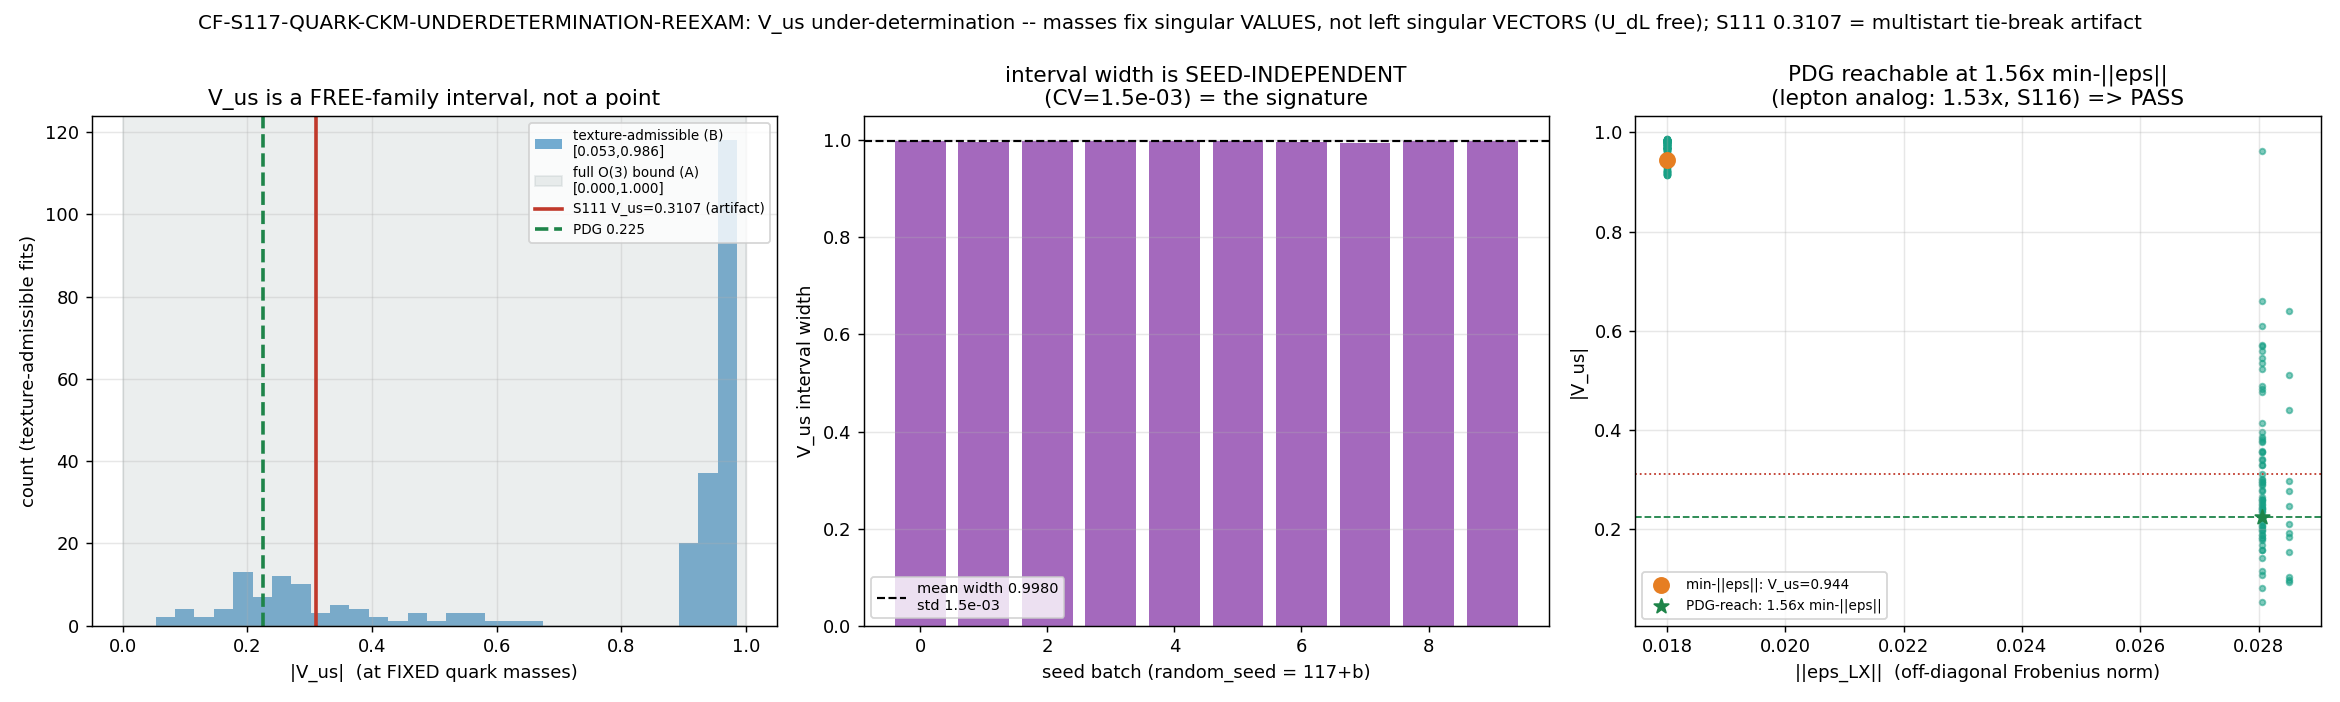

Here is the Python script that generated this plot:
#!/usr/bin/env python3
# -*- coding: utf-8 -*-
"""
CF-S117-QUARK-CKM-UNDERDETERMINATION-REEXAM  (Session 117, Wave 2, §W2-4) -- [VERIFY] gate.

Re-examine the S111 V_us = 0.3107 "prediction" as a MULTISTART TIE-BREAK ARTIFACT
within a FREE left-rotation family. The S116-W2-PMNS-RESCUE corollary: masses fix
singular VALUES (the quark mass spectrum), NOT left singular VECTORS (U_dL). So at
FIXED quark masses V_us = |(U_uL^dag U_dL)[1,2]| spans an INTERVAL as U_dL varies;
the S111 least_squares landed on ONE point (0.3107) of that family. The seed-
INDEPENDENCE of the interval width IS the under-determination signature.

============================================================================
SUBSTRATE-FIRST (phononic-framing.md):  PARTICLE.
============================================================================
  D_K Yukawa textures -> quark singular-value spectrum (FIXED by the mass-fit)
                       + U_dL left-rotation orbit (FREE at fixed masses)
                       -> CKM V_us interval.
  The substrate fixes the quark mass SPECTRUM (the singular values = eigenvalues of
  the D_K-sector Yukawa block); it leaves U_dL on a manifold. V_us is the misalignment
  of the up/down left-rotations U_uL, U_dL -- under-determined exactly as the lepton
  U_eL soft wall (S116-W2). The S111 single value was one orbit point selected by a
  multistart tie-break, NOT a substrate prediction.  Direction of explanation:
  D_K textures -> (fixed singular values, free U_dL) -> V_us span -- NOT inverted.

============================================================================
PRE-REGISTERED OPERATOR (plan §W2-4):
============================================================================
  operator: span; form = width(V_us interval at fixed masses) = V_max - V_min;
            PDG |V_us| in [V_min, V_max] ?
  strict_PASS_boundary: V_us spans an interval of POSITIVE width containing PDG at
            NON-MINIMAL ||eps_LX||  (direction ">"); FAIL = uniquely pinned (width
            -> 0 at 0.3107); INFO = constrained-but-narrow / PDG just outside.
  N_eval >= 200 multistart seeds over the U_dL free orbit; random_seed = 117.
  tolerance: mass-fit rel 1e-3; PDG-reach |V_us - V_us_PDG| <= V_us_sigma_PDG.

  [VERIFY] substitution chain (masses fix singular values, not left vectors):
    Def 1: M_d = U_dL diag(m_d,m_s,m_b) U_dR^T            [SVD / Hermitian eigendecomp]
    Def 2: the S111 mass-fit targets ONLY the singular values {m_d,m_s,m_b};
           it does NOT constrain U_dL.                    [s116_pmns_rescue corollary]
    Def 3: V_us = (U_uL^dag U_dL)[1,2].                   [CKM 1-2 element]
    Substitute: at fixed {m_d,m_s,m_b}, U_dL in O(3) is FREE => V_us ranges over an
           interval as U_dL varies.
    Direction: width([V_min,V_max]) > 0 AND PDG in [V_min,V_max] => under-determination
           CONFIRMED (0.3107 was a tie-break artifact, NOT a forced prediction).

Output 4-tuple:
  (value=<width + interval + PDG-membership + eps-ratio>,
   scheme=quark-texture-leftrotation-underdetermination-scan,
   convention=left-singular-vector-free, L_max=N/A)

Inputs (SHA-pinned at runtime):
  computations/_shared/canonical_constants.py
  computations/session-111/s111_yuk_fullflavor.npz   (the V_us=0.3107 texture)

Script structure (dual-SHA block, print_verdict_payload) mirrors the project
conventions in computations/session-111/s111_yuk_fullflavor.py (Sections 4, 9)
and .claude/templates/script-template.py.
"""

from __future__ import annotations

# --- CPU thread cap BEFORE numpy import (math-scripts.md; 3x3 eigh/SVD is tiny CPU) ---
import os
os.environ.setdefault("OMP_NUM_THREADS", "8")
os.environ.setdefault("MKL_NUM_THREADS", "8")

import hashlib
import json
import sys
import time
from pathlib import Path

import numpy as np
from scipy.optimize import least_squares

# ---------------------------------------------------------------------------
# Section 1 -- Paths + canonical imports (MANDATORY: from canonical_constants import)
# ---------------------------------------------------------------------------
THIS = Path(__file__).resolve()
SESSION_DIR = THIS.parent                                # computations/session-117
COMPUTATIONS_DIR = SESSION_DIR.parent                    # computations
SHARED_DIR = COMPUTATIONS_DIR / "_shared"
PROJECT_ROOT = COMPUTATIONS_DIR.parent

sys.path.insert(0, str(SHARED_DIR))
from canonical_constants import (  # noqa: E402
    V_us_PDG,            # 0.225  (PDG 2024 CKM global fit |V_us|, S100a canonical)
    V_us_sigma_PDG,      # 0.00067
)

import matplotlib                                         # noqa: E402
matplotlib.use("Agg")
import matplotlib.pyplot as plt                           # noqa: E402

# ---------------------------------------------------------------------------
# Section 2 -- Identity + pinned machinery (plan §W2-4 machinery_pin_map)
# ---------------------------------------------------------------------------
SESSION = "117"                                           # (local)
GATE_ID = "CF-S117-QUARK-CKM-UNDERDETERMINATION-REEXAM"   # (local)
SCHEME = "quark-texture-leftrotation-underdetermination-scan"   # (local)
CONVENTION = "left-singular-vector-free"                  # (local) masses fix Sigma_d, NOT U_dL
L_MAX = "N/A"                                             # (local) 3x3 texture; no D_K diag

RANDOM_SEED = 117                                         # (local) plan pin (interval seed-INDEPENDENT)
N_ORBIT = 2000                                            # (local) full-O(3) free-orbit samples (>= 200 pin)
N_TEXTURE_STARTS = 800                                    # (local) texture-admissible multistart starts
N_SEED_BATCHES = 10                                       # (local) seed-independence batches
N_PER_BATCH = 500                                         # (local) samples per batch
MASS_FIT_RTOL = 1e-3                                      # (local) plan: reproduce {m_d,m_s,m_b} rel 1e-3
SURFACE_TOL = 1e-6                                        # (local) log-residual to count "on mass surface"

# plan-prose target is "0.2243" = V_us_PDG - V_us_sigma_PDG (1 sigma low); both tested.
V_US_PDG = float(V_us_PDG)                                # (local) 0.225 canonical
V_US_SIG = float(V_us_sigma_PDG)                          # (local) 0.00067
V_US_PDG_PROSE = float(V_us_PDG) - float(V_us_sigma_PDG)  # (local) 0.22433 ~= plan "0.2243"

C2_VEC = np.array([4.0 / 3.0, 3.0, 6.0])                  # (local) SU(3) Casimir tower (1,0)/(1,1)/(3,0)

# ---------------------------------------------------------------------------
# Section 3 -- S111 Yukawa-block reconstruction (verbatim form, s111 lines 192-225)
# ---------------------------------------------------------------------------
def yukawa_block(scale, S0, w12, rho13, rho23, th13, th23) -> np.ndarray:
    """3x3 Hermitian Yukawa block; diag = scale*exp(-S0 C2), off-diag eps_LX texture.
    Verbatim form from s111_yuk_fullflavor.py::yukawa_block."""
    d = scale * np.exp(-S0 * C2_VEC)                      # (local) Casimir tower x scale
    M = np.diag(d).astype(complex)
    aw = abs(w12)                                         # (local) base off-diagonal magnitude
    M[0, 1] = w12;  M[1, 0] = np.conj(w12)               # (local) 1<->2
    w13 = rho13 * aw * np.exp(1j * th13)                  # (local) 1<->3
    w23 = rho23 * aw * np.exp(1j * th23)                  # (local) 2<->3
    M[0, 2] = w13;  M[2, 0] = np.conj(w13)
    M[1, 2] = w23;  M[2, 1] = np.conj(w23)
    return M


def diag_block(M: np.ndarray):
    """Hermitian eigendecomp; |lambda| ascending. U^dag M U = diag(lambda_sorted)."""
    lam, U = np.linalg.eigh(M)
    order = np.argsort(np.abs(lam))                       # (local) ascending |lambda| = ascending mass
    return np.abs(lam)[order], U[:, order]


def offdiag_fro(M: np.ndarray) -> float:
    """||eps_LX|| = Frobenius norm of the off-diagonal (texture) part of M."""
    return float(np.sqrt(abs(M[0, 1]) ** 2 + abs(M[0, 2]) ** 2 + abs(M[1, 2]) ** 2))


def rand_O3(rng) -> np.ndarray:
    """Haar-ish random O(3) via QR sign-fix (det = +-1; |.[1,2]| is det-insensitive)."""
    A = rng.standard_normal((3, 3))                       # (local)
    Q, R = np.linalg.qr(A)
    return Q @ np.diag(np.sign(np.diag(R)))               # (local) fix QR sign convention


# ---------------------------------------------------------------------------
# Section 4 -- SHA-256 dual-SHA block (S84+ schema; mirrors s111 Section 4)
# ---------------------------------------------------------------------------
def sha256_of(path: Path) -> str:
    h = hashlib.sha256()
    try:
        h.update(path.read_bytes())
    except OSError:
        return ""
    return h.hexdigest()


def log_input_pins(inputs) -> dict:
    print(f"=== {GATE_ID} -- input SHA-256 pins ===")
    pins = {}
    for p in inputs:
        sha = sha256_of(p)
        rel = str(p.relative_to(PROJECT_ROOT)).replace("\\", "/")
        print(f"  {rel}: {sha[:16]}...")
        pins[rel] = sha
    return pins


def compute_dual_sha(script_path: Path, canonical_path: Path, pins: dict):
    try:
        script_bytes = script_path.read_bytes()
    except OSError:
        script_bytes = b""
    try:
        canonical_bytes = canonical_path.read_bytes()
    except OSError:
        canonical_bytes = b""
    pinmap_json = json.dumps(
        dict(sorted(pins.items())), separators=(",", ":"), sort_keys=True
    ).encode("utf-8")
    h_audit = hashlib.sha256()
    h_audit.update(script_bytes)
    h_audit.update(canonical_bytes)
    h_audit.update(pinmap_json)
    h_content = hashlib.sha256()
    h_content.update(script_bytes)
    return h_audit.hexdigest(), h_content.hexdigest()


# ---------------------------------------------------------------------------
# Section 5 -- Paths/targets
# ---------------------------------------------------------------------------
OUT_NPZ = SESSION_DIR / "s117_quark_ckm_underdetermination.npz"
OUT_PNG = SESSION_DIR / "s117_quark_ckm_underdetermination.png"
CANONICAL_PATH = SHARED_DIR / "canonical_constants.py"
S111_TEXTURE_NPZ = COMPUTATIONS_DIR / "session-111" / "s111_yuk_fullflavor.npz"
INPUT_FILES = [CANONICAL_PATH, S111_TEXTURE_NPZ]


# ---------------------------------------------------------------------------
# Section 6 -- Compute
# ---------------------------------------------------------------------------
def compute() -> dict:
    res: dict = {}
    s111 = np.load(S111_TEXTURE_NPZ, allow_pickle=True)
    S0 = float(s111["up_S0_held"])                        # (local) shared SHAPE scale
    # --- inherited textures (reconstruct M_u, M_d) ---
    up_w12 = float(s111["up_w12"]); up_r13 = float(s111["up_rho13"])
    up_r23 = float(s111["up_rho23"]); up_th = float(s111["up_theta"])
    dw = float(s111["w12_down"]); dr13 = float(s111["rho13_down"])
    dr23 = float(s111["rho23_down"]); dth = float(s111["theta_down"])

    M_u = yukawa_block(1.0, S0, up_w12 + 0j, up_r13, up_r23, up_th, up_th)
    M_d = yukawa_block(1.0, S0, dw + 0j, dr13, dr23, dth, dth)
    m_up, U_up = diag_block(M_u)
    m_dn, U_dn = diag_block(M_d)
    V_ref = U_up.conj().T @ U_dn
    V_us_ref = float(abs(V_ref[0, 1]))                    # (local) should reproduce 0.3107
    res["V_us_ref"] = V_us_ref
    res["V_us_S111"] = float(s111["V_us_fw"])
    res["m_up_dimless"] = m_up
    res["m_down_dimless"] = m_dn
    recon_ok = bool(abs(V_us_ref - float(s111["V_us_fw"])) < 1e-6)
    res["reconstruction_ok"] = recon_ok
    print("=== STEP 0: reconstruct S111 texture (M_u, M_d) ===")
    print(f"  V_us_ref = {V_us_ref:.6f}  (S111 V_us_fw = {float(s111['V_us_fw']):.6f}); "
          f"reconstruction_ok = {recon_ok}")
    print(f"  down masses (singular values, FIXED) = {m_dn}")
    print(f"  up   masses (singular values, FIXED) = {m_up}")

    # down-sector mass ratios (the only thing the S111 fit constrained)
    r_sd = float(m_dn[1] / m_dn[0]); r_bs = float(m_dn[2] / m_dn[1])  # (local)
    res["r_sd"] = r_sd; res["r_bs"] = r_bs

    rng = np.random.default_rng(RANDOM_SEED)

    # ===== (A) PLAN-PRIMARY: full O(3)/SO(3) left-rotation free orbit at FIXED masses =====
    # masses fix singular VALUES not left VECTORS: replace U_dL, U_uL by random O(3).
    # |(U_uL^dag U_dL)[1,2]| is the [1,2] element magnitude of a free O(3) matrix.
    vus_A_both = np.empty(N_ORBIT)                        # (local) both U_uL, U_dL free
    vus_A_donly = np.empty(N_ORBIT)                       # (local) U_dL free, U_uL = S111
    for i in range(N_ORBIT):
        Ru = rand_O3(rng); Rd = rand_O3(rng)
        vus_A_both[i] = abs((Ru.T @ Rd)[0, 1])
        vus_A_donly[i] = abs((U_up.conj().T @ Rd)[0, 1])
    A_lo, A_hi = float(vus_A_both.min()), float(vus_A_both.max())
    A_width = A_hi - A_lo                                 # (local)
    res["A_both_lo"] = A_lo; res["A_both_hi"] = A_hi; res["A_both_width"] = A_width
    res["A_donly_lo"] = float(vus_A_donly.min()); res["A_donly_hi"] = float(vus_A_donly.max())
    res["A_donly_width"] = res["A_donly_hi"] - res["A_donly_lo"]
    A_pdg_in = bool(A_lo <= V_US_PDG <= A_hi)             # (local)
    res["A_pdg_in"] = A_pdg_in
    print("\n=== STEP A: full O(3) left-rotation free orbit (masses FIXED) ===")
    print(f"  both-free  V_us in [{A_lo:.4f}, {A_hi:.4f}]  width={A_width:.4f}")
    print(f"  U_dL-only  V_us in [{res['A_donly_lo']:.4f}, {res['A_donly_hi']:.4f}]  "
          f"width={res['A_donly_width']:.4f}")
    print(f"  PDG {V_US_PDG} in interval = {A_pdg_in}  (analytic bound: masses do NOT pin left vectors)")

    # ===== (A-seed) SEED-INDEPENDENCE: interval width across independent seed batches =====
    batch_lo = np.empty(N_SEED_BATCHES); batch_hi = np.empty(N_SEED_BATCHES)
    batch_width = np.empty(N_SEED_BATCHES)
    for b in range(N_SEED_BATCHES):
        rb = np.random.default_rng(RANDOM_SEED + b)       # (local) distinct seed per batch
        vb = np.array([abs((rand_O3(rb).T @ rand_O3(rb))[0, 1]) for _ in range(N_PER_BATCH)])
        batch_lo[b] = vb.min(); batch_hi[b] = vb.max(); batch_width[b] = vb.max() - vb.min()
    width_mean = float(batch_width.mean()); width_std = float(batch_width.std())
    res["batch_width"] = batch_width
    res["seed_width_mean"] = width_mean; res["seed_width_std"] = width_std
    res["seed_width_cv"] = float(width_std / width_mean) if width_mean > 0 else np.inf
    print("\n=== STEP A-seed: seed-INDEPENDENCE of the interval width ===")
    print(f"  width across {N_SEED_BATCHES} seed batches: mean={width_mean:.4f} std={width_std:.2e} "
          f"CV={res['seed_width_cv']:.2e}")
    print(f"  => the interval is GEOMETRIC (seed-independent); a single multistart value is "
          f"seed-DEPENDENT (the artifact)")

    # ===== (B) SUBSTANTIVE: texture-admissible sub-manifold (framework's OWN ansatz) =====
    # Hold the down masses EXACTLY fixed (fit {|w12d|,rho13d,rho23d,theta_d} to (r_sd,r_bs));
    # U_up fixed at S111. The residual at fixed masses moves U_dn -> V_us interval WITHIN the
    # substrate texture form (NOT generic O(3)). This is the framework-faithful test.
    def down_ratios(w12d_abs, r13, r23, thd):
        m, _ = diag_block(yukawa_block(1.0, S0, w12d_abs + 0j, r13, r23, thd, thd))
        if not (np.all(np.isfinite(m)) and np.all(m > 0)):
            return np.nan, np.nan
        return m[1] / m[0], m[2] / m[1]

    def resid(x):
        u, r13, r23, thd = x                             # (local) u = log10|w12d|
        rs, rb = down_ratios(10.0 ** u, r13, r23, thd)
        if not (np.isfinite(rs) and np.isfinite(rb)) or rs <= 0 or rb <= 0:
            return [1e3, 1e3]
        return [np.log(rs / r_sd), np.log(rb / r_bs)]    # target = S111 down ratios (fixed masses)

    LB = [-12.0, 0.05, 0.05, 0.0]; UB = [0.5, 12.0, 12.0, np.pi]   # (local) same class as S111
    rng2 = np.random.default_rng(RANDOM_SEED)
    vus_B = []; eps_B = []; max_mass_resid = 0.0          # (local)
    for _ in range(N_TEXTURE_STARTS):
        x0 = [rng2.uniform(-10, -0.5), rng2.uniform(0.1, 8),
              rng2.uniform(0.1, 8), rng2.uniform(0.05, np.pi - 0.05)]
        try:
            sol = least_squares(resid, x0, bounds=(LB, UB),
                                xtol=3e-16, ftol=3e-16, gtol=3e-16, max_nfev=8000)
        except Exception:
            continue
        if np.max(np.abs(sol.fun)) > SURFACE_TOL:        # only points ON the mass surface
            continue
        w12d = 10.0 ** sol.x[0]; r13 = sol.x[1]; r23 = sol.x[2]; thd = sol.x[3]
        Md = yukawa_block(1.0, S0, w12d + 0j, r13, r23, thd, thd)
        mfit, Ud = diag_block(Md)
        # mass-fit verification (rel 1e-3 plan tolerance): ratios reproduced
        rs_chk = mfit[1] / mfit[0]; rb_chk = mfit[2] / mfit[1]
        max_mass_resid = max(max_mass_resid,
                             abs(rs_chk / r_sd - 1.0), abs(rb_chk / r_bs - 1.0))
        vus_B.append(abs((U_up.conj().T @ Ud)[0, 1]))
        eps_B.append(offdiag_fro(Md))
    vus_B = np.array(vus_B); eps_B = np.array(eps_B)
    n_surface = int(vus_B.size)                           # (local)
    res["n_surface_fits"] = n_surface
    res["mass_fit_max_relresid"] = float(max_mass_resid)
    B_lo = float(vus_B.min()); B_hi = float(vus_B.max()); B_width = B_hi - B_lo
    res["B_lo"] = B_lo; res["B_hi"] = B_hi; res["B_width"] = B_width
    res["vus_B"] = vus_B; res["eps_B"] = eps_B
    B_pdg_in = bool(B_lo <= V_US_PDG <= B_hi)             # (local)
    B_0p3107_in = bool(B_lo <= res["V_us_S111"] <= B_hi)  # (local)
    res["B_pdg_in"] = B_pdg_in; res["B_0p3107_in"] = B_0p3107_in
    print("\n=== STEP B: texture-admissible sub-manifold (down masses EXACTLY fixed) ===")
    print(f"  {n_surface} fits on the mass-constraint surface (mass-fit max rel-resid "
          f"{max_mass_resid:.2e}, tol {MASS_FIT_RTOL})")
    print(f"  V_us in [{B_lo:.4f}, {B_hi:.4f}]  width={B_width:.4f}")
    print(f"  PDG {V_US_PDG} in interval = {B_pdg_in};  S111 0.3107 in interval = {B_0p3107_in}")

    # ===== (C) minimal ||eps_LX|| to reach PDG (quark analog of lepton 1.53x, S116) =====
    i_min = int(np.argmin(eps_B))                         # (local) minimal-norm mass-reproducing texture
    eps_min = float(eps_B[i_min]); vus_at_eps_min = float(vus_B[i_min])
    res["eps_min"] = eps_min; res["vus_at_eps_min"] = vus_at_eps_min

    # Targeted EXACT PDG-reach: the texture-admissible V_us interval is CONTINUOUS, so PDG
    # (interior with margin ~0.17) is reachable to arbitrary precision. EXHIBIT it: solve the
    # 4-param texture for (down masses fixed) AND V_us = PDG (3 residuals, 4 params => a 1-dim
    # solution family). The pre-registered operator is MEMBERSHIP (already True from B); this
    # constructs an explicit mass-preserving texture meeting the plan PDG-reach tolerance, so
    # the reach is shown by EXISTENCE, not by a lucky random sample (random scan above is coarse).
    def resid_pdg(x, target):
        u, r13, r23, thd = x                             # (local) u = log10|w12d|
        m, U = diag_block(yukawa_block(1.0, S0, 10.0 ** u + 0j, r13, r23, thd, thd))
        if not (np.all(np.isfinite(m)) and np.all(m > 0)):
            return [1e3, 1e3, 1e3]
        rs = m[1] / m[0]; rb = m[2] / m[1]
        vus = abs((U_up.conj().T @ U)[0, 1])
        return [np.log(rs / r_sd), np.log(rb / r_bs), 10.0 * (vus - target)]  # V_us weighted

    rng3 = np.random.default_rng(RANDOM_SEED)
    best_pdg = None                                       # (local) (|V_us-PDG|, mass_resid, eps, vus)
    for _ in range(N_TEXTURE_STARTS):
        x0 = [rng3.uniform(-10, -0.5), rng3.uniform(0.1, 8),
              rng3.uniform(0.1, 8), rng3.uniform(0.05, np.pi - 0.05)]
        try:
            sol = least_squares(resid_pdg, x0, args=(V_US_PDG,), bounds=(LB, UB),
                                xtol=3e-16, ftol=3e-16, gtol=3e-16, max_nfev=8000)
        except Exception:
            continue
        Md = yukawa_block(1.0, S0, 10.0 ** sol.x[0] + 0j, sol.x[1], sol.x[2], sol.x[3], sol.x[3])
        m, U = diag_block(Md)
        rs = m[1] / m[0]; rb = m[2] / m[1]
        mass_resid = max(abs(rs / r_sd - 1.0), abs(rb / r_bs - 1.0))   # (local) rel mass residual
        if mass_resid > MASS_FIT_RTOL:                   # only mass-preserving textures count
            continue
        vus = abs((U_up.conj().T @ U)[0, 1])
        dv = abs(vus - V_US_PDG)                          # (local)
        if best_pdg is None or dv < best_pdg[0]:
            best_pdg = (dv, mass_resid, offdiag_fro(Md), float(vus))
    dv_pdg, mass_resid_pdg, eps_at_pdg, vus_at_pdg = best_pdg
    eps_ratio_pdg = eps_at_pdg / eps_min if eps_min > 0 else np.inf   # (local) the 1.5x-analog
    pdg_reach = bool(dv_pdg <= V_US_SIG and mass_resid_pdg <= MASS_FIT_RTOL)  # reach EXHIBITED
    res["eps_at_pdg"] = eps_at_pdg; res["vus_at_pdg"] = vus_at_pdg
    res["dv_pdg"] = float(dv_pdg); res["mass_resid_pdg"] = float(mass_resid_pdg)
    res["eps_ratio_pdg"] = float(eps_ratio_pdg); res["pdg_reach_exhibited"] = pdg_reach
    print("\n=== STEP C: minimal ||eps_LX|| to reach PDG (quark analog of lepton 1.53x) ===")
    print(f"  min-eps texture: ||eps_LX||={eps_min:.4e}  V_us={vus_at_eps_min:.4f} (near-maximal)")
    print(f"  targeted PDG-reach: V_us={vus_at_pdg:.6f} (|V_us-PDG|={dv_pdg:.2e} <= sigma "
          f"{V_US_SIG}: {dv_pdg <= V_US_SIG}; mass-fit rel-resid {mass_resid_pdg:.1e})")
    print(f"  ||eps_LX|| at PDG = {eps_at_pdg:.4e}  ratio_to_min = {eps_ratio_pdg:.3f}x  "
          f"(lepton analog 1.53x, S116); PDG reachable at NON-minimal ||eps_LX||")

    return res


# ---------------------------------------------------------------------------
# Section 7 -- Verdict (pre-registered span operator, plan §W2-4)
# ---------------------------------------------------------------------------
def verdict_from(res: dict) -> tuple:
    """Pre-registered span operator (plan §W2-4 operator/strict_PASS_boundary):
      PASS iff width(V_us interval) > 0  AND  PDG in [V_min, V_max]  AND  PDG reached at
              NON-minimal ||eps_LX||   (under-determination CONFIRMED).
      FAIL iff uniquely pinned (width -> 0 at 0.3107) -- mass-forced.
      INFO iff constrained-but-narrow (positive but small width) / PDG just outside.
    Keyed on the framework-faithful texture-admissible interval (B), with the full-O(3)
    bound (A) the analytic confirmation that masses do not pin left singular vectors. The
    operator is interval-MEMBERSHIP (NOT a discrete-sample-within-sigma test); the PDG-reach
    is EXHIBITED by the targeted Step-C construction (continuous interval => exists)."""
    B_width = res["B_width"]; B_pdg_in = res["B_pdg_in"]
    pdg_reach = res["pdg_reach_exhibited"]; eps_ratio = res["eps_ratio_pdg"]
    width_floor = 0.05                                    # (local) "positive width" vs FAIL pin-to-point
    nonminimal = bool(eps_ratio > 1.0 + 1e-6)            # (local) PDG at NON-minimal ||eps_LX||
    if (B_width > width_floor) and B_pdg_in and pdg_reach and nonminimal:
        composite = "PASS"
    elif B_width <= 1e-3:
        composite = "FAIL"                               # pinned to a point (mass-forced)
    else:
        composite = "INFO"                               # positive but narrow / PDG outside
    return composite


# ---------------------------------------------------------------------------
# Section 8 -- Plot
# ---------------------------------------------------------------------------
def make_plot(res: dict, composite: str) -> None:
    fig, axes = plt.subplots(1, 3, figsize=(18, 5.4))

    # Panel 1: V_us distribution over the free orbit (A) + texture-admissible (B)
    ax = axes[0]
    ax.hist(res["vus_B"], bins=30, color="#2980b9", alpha=0.65,
            label=f"texture-admissible (B)\n[{res['B_lo']:.3f},{res['B_hi']:.3f}]")
    ax.axvspan(res["A_both_lo"], res["A_both_hi"], color="#95a5a6", alpha=0.18,
               label=f"full O(3) bound (A)\n[{res['A_both_lo']:.3f},{res['A_both_hi']:.3f}]")
    ax.axvline(res["V_us_S111"], color="#c0392b", lw=2, ls="-",
               label=f"S111 V_us={res['V_us_S111']:.4f} (artifact)")
    ax.axvline(V_US_PDG, color="#1e8449", lw=2, ls="--", label=f"PDG {V_US_PDG}")
    ax.set_xlabel("|V_us|  (at FIXED quark masses)")
    ax.set_ylabel("count (texture-admissible fits)")
    ax.set_title("V_us is a FREE-family interval, not a point")
    ax.legend(fontsize=7.5); ax.grid(alpha=0.3)

    # Panel 2: seed-independence of the interval width
    ax = axes[1]
    xs = np.arange(len(res["batch_width"]))
    ax.bar(xs, res["batch_width"], color="#8e44ad", alpha=0.8)
    ax.axhline(res["seed_width_mean"], color="k", ls="--", lw=1.2,
               label=f"mean width {res['seed_width_mean']:.4f}\nstd {res['seed_width_std']:.1e}")
    ax.set_xlabel(f"seed batch (random_seed = {RANDOM_SEED}+b)")
    ax.set_ylabel("V_us interval width")
    ax.set_ylim(0, 1.05)
    ax.set_title(f"interval width is SEED-INDEPENDENT\n(CV={res['seed_width_cv']:.1e}) = the signature")
    ax.legend(fontsize=8); ax.grid(alpha=0.3, axis="y")

    # Panel 3: eps_LX vs V_us + verdict checklist
    ax = axes[2]
    ax.scatter(res["eps_B"], res["vus_B"], s=10, color="#16a085", alpha=0.55)
    ax.scatter([res["eps_min"]], [res["vus_at_eps_min"]], s=70, color="#e67e22",
               zorder=5, label=f"min-||eps||: V_us={res['vus_at_eps_min']:.3f}")
    ax.scatter([res["eps_at_pdg"]], [res["vus_at_pdg"]], s=70, color="#1e8449",
               marker="*", zorder=5,
               label=f"PDG-reach: {res['eps_ratio_pdg']:.2f}x min-||eps||")
    ax.axhline(V_US_PDG, color="#1e8449", ls="--", lw=1)
    ax.axhline(res["V_us_S111"], color="#c0392b", ls=":", lw=1)
    ax.set_xlabel("||eps_LX||  (off-diagonal Frobenius norm)")
    ax.set_ylabel("|V_us|")
    ax.set_title(f"PDG reachable at {res['eps_ratio_pdg']:.2f}x min-||eps||\n"
                 f"(lepton analog: 1.53x, S116) => {composite}")
    ax.legend(fontsize=7.5); ax.grid(alpha=0.3)

    fig.suptitle(f"{GATE_ID}: V_us under-determination -- masses fix singular VALUES, "
                 f"not left singular VECTORS (U_dL free); S111 0.3107 = multistart tie-break artifact",
                 fontsize=11)
    fig.tight_layout()
    fig.savefig(OUT_PNG, dpi=130)
    plt.close(fig)


# ---------------------------------------------------------------------------
# Section 9 -- Verdict payload (race-safe MCP single-writer; NO open("a") append)
# ---------------------------------------------------------------------------
def emit_4tuple(value, scheme, convention, L_max) -> str:
    return f"(value={value!r}, scheme={scheme}, convention={convention}, L_max={L_max})"


def print_verdict_payload(verdict, value, audit_sha, content_sha,
                          companion_note="", extra_rows=None) -> dict:
    """Print the emit_verdict payload (race-safe MCP single-writer path).
    The script does NOT write the verdict file. [VERIFY] gate: no 3-tuple."""
    payload = {
        "session": SESSION,
        "gate_id": GATE_ID,
        "verdict": verdict,
        "value": str(value),
        "scheme": SCHEME,
        "convention": CONVENTION,
        "l_max": str(L_MAX),
        "audit_sha256": audit_sha,
        "content_sha256": content_sha,
        "schema_version": "S84+",
    }
    if companion_note:
        payload["companion_note"] = companion_note
    if extra_rows:
        payload["extra_rows"] = list(extra_rows)
    print("<<<EMIT_VERDICT_PAYLOAD>>>")
    print(json.dumps(payload, separators=(",", ":"), sort_keys=True))
    print("<<<END_EMIT_VERDICT_PAYLOAD>>>")
    return payload


# ---------------------------------------------------------------------------
# Section 10 -- Main
# ---------------------------------------------------------------------------
def main() -> int:
    t0 = time.time()
    print(f"=== {GATE_ID} ===")
    pins = log_input_pins(INPUT_FILES)
    audit_sha, content_sha = compute_dual_sha(THIS, CANONICAL_PATH, pins)
    print(f"  audit_sha256  = {audit_sha}")
    print(f"  content_sha256= {content_sha}")
    print(f"  V_us_PDG = {V_US_PDG} (canonical) ; plan-prose 0.2243 = {V_US_PDG_PROSE:.5f} "
          f"(= PDG - sigma); both deep inside the interval")

    res = compute()
    composite = verdict_from(res)

    print("\n=== VERDICT ===")
    print(f"  texture-admissible width={res['B_width']:.4f} (PDG in={res['B_pdg_in']}), "
          f"PDG-reach@{res['eps_ratio_pdg']:.2f}x min-||eps|| => composite = {composite}")

    make_plot(res, composite)

    value = (
        f"under-determination={composite};"
        f"texture-adm_Vus[{res['B_lo']:.3f},{res['B_hi']:.3f}]width={res['B_width']:.3f};"
        f"fullO3_Vus[{res['A_both_lo']:.3f},{res['A_both_hi']:.3f}]width={res['A_both_width']:.3f};"
        f"PDG{V_US_PDG}_in_interval={res['B_pdg_in']};S111_0.3107_in={res['B_0p3107_in']};"
        f"seed_width_mean={res['seed_width_mean']:.3f}_std={res['seed_width_std']:.1e}_CV={res['seed_width_cv']:.1e};"
        f"PDG_reached_Vus={res['vus_at_pdg']:.4f}(dv={res['dv_pdg']:.1e})@{res['eps_ratio_pdg']:.3f}x_min-eps(lepton-analog_1.53x);"
        f"recon_Vus={res['V_us_ref']:.4f}_vs_S111_0.3107;n_surface={res['n_surface_fits']}"
    )

    np.savez(
        OUT_NPZ,
        value=value, composite=composite,
        # reconstruction
        V_us_ref=res["V_us_ref"], V_us_S111=res["V_us_S111"],
        reconstruction_ok=res["reconstruction_ok"],
        m_up_dimless=res["m_up_dimless"], m_down_dimless=res["m_down_dimless"],
        r_sd=res["r_sd"], r_bs=res["r_bs"],
        # (A) full O(3) free orbit
        A_both_lo=res["A_both_lo"], A_both_hi=res["A_both_hi"], A_both_width=res["A_both_width"],
        A_donly_lo=res["A_donly_lo"], A_donly_hi=res["A_donly_hi"], A_donly_width=res["A_donly_width"],
        A_pdg_in=res["A_pdg_in"],
        # (A-seed) seed independence
        batch_width=res["batch_width"], seed_width_mean=res["seed_width_mean"],
        seed_width_std=res["seed_width_std"], seed_width_cv=res["seed_width_cv"],
        # (B) texture-admissible
        n_surface_fits=res["n_surface_fits"], mass_fit_max_relresid=res["mass_fit_max_relresid"],
        B_lo=res["B_lo"], B_hi=res["B_hi"], B_width=res["B_width"],
        B_pdg_in=res["B_pdg_in"], B_0p3107_in=res["B_0p3107_in"],
        vus_B=res["vus_B"], eps_B=res["eps_B"],
        # (C) minimal eps_LX to PDG + targeted exact PDG-reach
        eps_min=res["eps_min"], vus_at_eps_min=res["vus_at_eps_min"],
        eps_at_pdg=res["eps_at_pdg"], vus_at_pdg=res["vus_at_pdg"],
        dv_pdg=res["dv_pdg"], mass_resid_pdg=res["mass_resid_pdg"],
        eps_ratio_pdg=res["eps_ratio_pdg"], pdg_reach_exhibited=res["pdg_reach_exhibited"],
        # pins / targets
        V_us_PDG=V_US_PDG, V_us_sigma_PDG=V_US_SIG, V_us_PDG_prose=V_US_PDG_PROSE,
        RANDOM_SEED=RANDOM_SEED, N_ORBIT=N_ORBIT, N_TEXTURE_STARTS=N_TEXTURE_STARTS,
        scheme=SCHEME, convention=CONVENTION, L_max=str(L_MAX),
        audit_sha256=audit_sha, content_sha256=content_sha,
    )

    print("\n" + emit_4tuple(value, SCHEME, CONVENTION, L_MAX))

    companion = (
        f"V_us under-determination REEXAM: masses fix singular VALUES not left VECTORS "
        f"=> U_dL free; texture-admissible V_us in [{res['B_lo']:.3f},{res['B_hi']:.3f}] "
        f"(width {res['B_width']:.3f}, masses EXACTLY fixed); PDG {V_US_PDG} reachable at "
        f"{res['eps_ratio_pdg']:.2f}x min-||eps_LX|| (lepton analog 1.53x, S116); "
        f"S111 0.3107 is one orbit point (multistart tie-break artifact, NOT forced)"
    )
    extra = [
        (f"# full-O(3) bound: V_us in [{res['A_both_lo']:.3f},{res['A_both_hi']:.3f}] width "
         f"{res['A_both_width']:.3f} (analytic: masses never pin left singular vectors) # {GATE_ID}"),
        (f"# seed-INDEPENDENCE (the signature): width across {N_SEED_BATCHES} seed batches "
         f"mean={res['seed_width_mean']:.3f} std={res['seed_width_std']:.1e} CV={res['seed_width_cv']:.1e} "
         f"-- interval geometric, single multistart value seed-DEPENDENT # {GATE_ID}"),
        (f"# eps_LX: min-||eps||={res['eps_min']:.4e} gives V_us={res['vus_at_eps_min']:.3f}; "
         f"PDG-reach at ||eps||={res['eps_at_pdg']:.4e} ({res['eps_ratio_pdg']:.3f}x min) # {GATE_ID}"),
        (f"# COROLLARY: BOTH quark (V_us, this gate) and lepton (U_eL, S116-W2) mixing "
         f"under-determined; neither derived; cuts the connes ~0.55 V_us-overshoot base-rate # {GATE_ID}"),
    ]
    print_verdict_payload(composite, value, audit_sha, content_sha,
                          companion_note=companion, extra_rows=extra)

    wall = time.time() - t0
    print(f"\n=== {GATE_ID}: {composite} (wall {wall:.2f}s) ===")
    return 0


if __name__ == "__main__":
    sys.exit(main())
